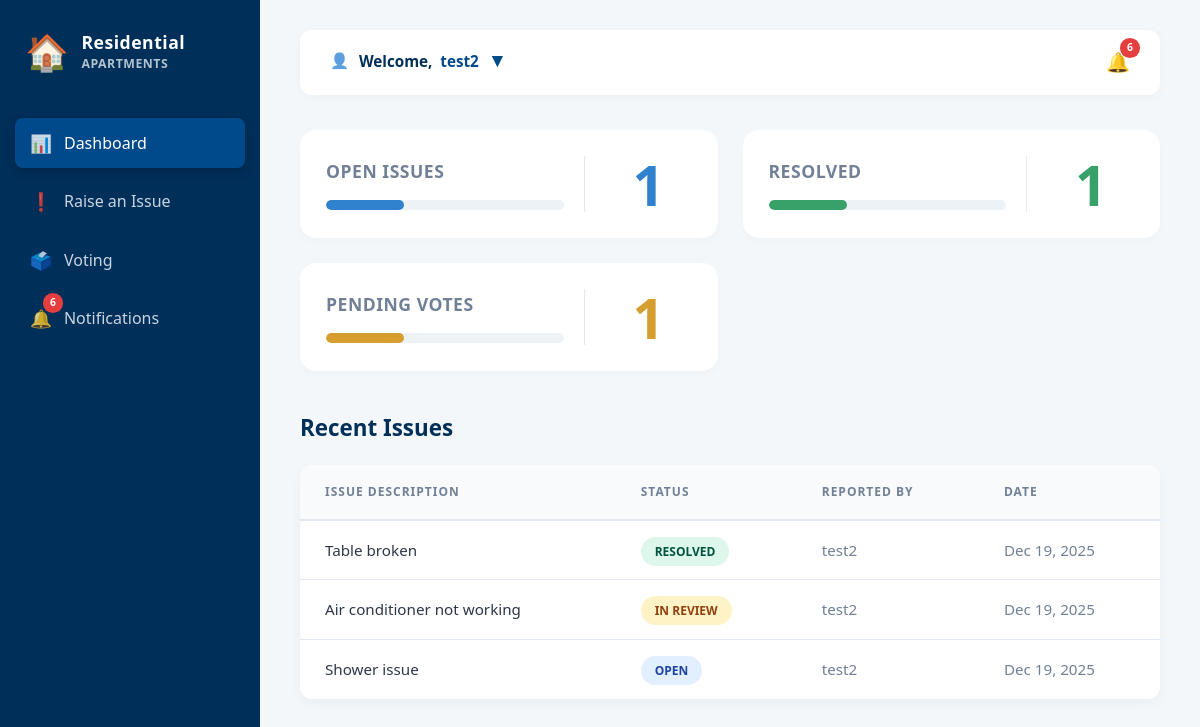
Screenshot of /home/ (signed in) with the database file from the repository.
### app/models.py (models this page shows, shortened)
class UserDetails(models.Model):
    full_name = models.CharField(max_length=200, null=True, blank=True)
    email = models.EmailField(unique=True)
    password = models.CharField(max_length=100)
    flat_number = models.CharField(max_length=100)
    role = models.CharField(max_length=100)
    profile_picture = models.ImageField(upload_to='profile_pics/', null=True, blank=True)

class Issue(models.Model):
    STATUS_CHOICES = [
        ('Open', 'Open'),
        ('In Review', 'In Review'),
        ('Resolved', 'Resolved'),
    ]
    title = models.CharField(max_length=100)
    description = models.TextField()
    status = models.CharField(max_length=20, choices=STATUS_CHOICES, default='Open')
    reported_date = models.DateField(auto_now_add=True)
    reported_by_id = models.ForeignKey(UserDetails, on_delete=models.CASCADE)
    image = models.ImageField(upload_to='issue_images/', blank=True, null=True)

### app/views.py (the view)
# urls.py: 2. Add a URL to urlpatterns:  path('', views.home, name='home')
def home(request):
    user_id = request.session.get('user_id')
    if user_id:
        try:
            user = UserDetails.objects.get(id=user_id)
            open_issues_count = Issue.objects.filter(status='Open', reported_by_id=user).count()
            resolved_issues_count = Issue.objects.filter(status='Resolved', reported_by_id=user).count()
            all_notifications = SiteNotification.objects.all().order_by('-id')[:10]
            recent_issues_queryset = Issue.objects.filter(reported_by_id=user).order_by('-reported_date')[:5]
            recent_issues = list(recent_issues_queryset)
            total_recent = len(recent_issues)
            if total_recent > 0:
                recent_open_count = sum(1 for i in recent_issues if i.status == 'Open')
                recent_resolved_count = sum(1 for i in recent_issues if i.status == 'Resolved')
                recent_in_review_count = sum(1 for i in recent_issues if i.status == 'In Review')
                open_pct = max(int((recent_open_count / total_recent) * 100), 1) if recent_open_count > 0 else 0
                resolved_pct = max(int((recent_resolved_count / total_recent) * 100), 1) if recent_resolved_count > 0 else 0
                in_review_pct = max(int((recent_in_review_count / total_recent) * 100), 1) if recent_in_review_count > 0 else 0
            else:
                recent_open_count = recent_resolved_count = recent_in_review_count = 0
                open_pct = resolved_pct = in_review_pct = 0
            context = {
                'user_full_name': user.full_name or user.email,
                'user_object': user,
                'open_issues_count': open_issues_count,
                'resolved_issues_count': resolved_issues_count,
                'recent_issues': recent_issues,
                'card_open_count': recent_open_count,
                'card_resolved_count': recent_resolved_count,
                'card_pending_count': recent_in_review_count,
                'card_open_pct': open_pct,
                'card_resolved_pct': resolved_pct,
                'card_pending_pct': in_review_pct,
                'notifications': all_notifications,
            }
            return render(request, 'home.html', context)
        except UserDetails.DoesNotExist:
            return redirect('login')
    return redirect('login')

### app/models.py (called while the page is built)
    def time_since_created(self):
        now = timezone.now()
        diff = now - self.created_at
        if diff.days == 0:
            if diff.seconds < 60:
                return f"{diff.seconds} seconds ago"
            elif diff.seconds < 3600:
                return f"{diff.seconds // 60} mins ago"
        elif diff.days == 1:
            return "Yesterday"
        return self.created_at.strftime("%b %d, %Y")

### app/templates/home.html (shortened to what this page needs)
<!DOCTYPE html>
<html lang="en">
<head>
</head>
<body>
    <div class="dashboard-container">
        <aside class="sidebar">
            <div class="logo">
                <span class="logo-icon">🏠</span>
                <div><div>Residential</div><div style="font-size: 0.7em; opacity: 0.7;">APARTMENTS</div></div>
            </div>
            <nav>
                <a href="{% url 'home' %}" class="nav-link active">
                    <span class="nav-icon">📊</span> Dashboard
                </a>
                <a href="{% url 'report-issue' %}" class="nav-link"><span class="nav-icon">❗</span> Raise an Issue</a>
                <a href="#" class="nav-link" onclick="event.preventDefault(); filterByVoting();">
                    <span class="nav-icon">🗳️</span> Voting
                </a>
                <a href="#" class="nav-link" onclick="event.preventDefault(); toggleNotifications();">
                    <span class="nav-icon">🔔</span>
                    {% if notifications|length > 0 %}<span class="notification-badge">{{ notifications|length }}</span>{% endif %}
                    Notifications
                </a>
            </nav>
        </aside>
        <main class="main-content">
            <header class="header">
                <div class="user-profile-container">
                    <div class="header-right-edge">
                        {% if user_object.profile_picture %}
                            <div class="user-profile">
                                <img src="{{ user_object.profile_picture.url }}" alt="Profile" class="user-profile-img">
                                <div class="welcome-text">
                                    Welcome, <span>{{ user_full_name }}</span>
                                    <span style="font-size: 20px;">&nbsp;▾</span>
                                </div>
                            </div>
                        {% else %}
                            <div class="user-profile">
                                <span style="margin-right: 10px; opacity: 0.7;">👤</span>
                                <div class="welcome-text">
                                    Welcome, <span>{{ user_full_name }}</span>
                                    <span style="font-size: 20px;">&nbsp;▾</span>
                                </div>
                            </div>
                        {% endif %}
                    </div>
                </div>
                <div class="header-icons">
                    <span class="header-icon-btn" onclick="toggleNotifications()" style="font-size: 1.2rem; cursor: pointer; position: relative;">
                        🔔 {% if notifications|length > 0 %}<span class="notification-badge" style="top:-10px; right:-10px;">{{ notifications|length }}</span>{% endif %}
                    </span>
                </div>
            </header>
            <div class="summary-cards">
                <div class="card">
                    <div class="card-body-flex">
                        <div class="card-left">
                            <h2 class="card-title-h2">Open Issues</h2>
                            <div class="progress-track"><div class="progress-fill" style="width: {{ card_open_pct }}%; background-color: var(--blue-badge);"></div></div>
                        </div>
                        <div class="card-right"><div class="card-count-huge" style="color: var(--blue-badge);">{{ card_open_count }}</div></div>
                    </div>
                </div>
                <div class="card">
                    <div class="card-body-flex">
                        <div class="card-left">
                            <h2 class="card-title-h2">Resolved</h2>
                            <div class="progress-track"><div class="progress-fill" style="width: {{ card_resolved_pct }}%; background-color: var(--green-badge);"></div></div>
                        </div>
                        <div class="card-right"><div class="card-count-huge" style="color: var(--green-badge);">{{ card_resolved_count }}</div></div>
                    </div>
                </div>
                <div class="card">
                    <div class="card-body-flex">
                        <div class="card-left">
                            <h2 class="card-title-h2">Pending Votes</h2>
                            <div class="progress-track"><div class="progress-fill" style="width: {{ card_pending_pct }}%; background-color: var(--orange-badge);"></div></div>
                        </div>
                        <div class="card-right"><div class="card-count-huge" style="color: var(--orange-badge);">{{ card_pending_count }}</div></div>
                    </div>
                </div>
            </div>
            <section class="recent-issues-section">
                <h2>Recent Issues</h2>
                <div class="issues-table">
                    <table>
                        <thead>
                            <tr><th>Issue Description</th><th>Status</th><th>Reported By</th><th>Date</th></tr>
                        </thead>
                        <tbody>
                            {% for issue in recent_issues %}
                            <tr onclick="window.location='{% url 'issue_details' issue.id %}'" style="cursor: pointer;">
                                <td style="font-weight: 500;">{{ issue.title }}</td>
                                <td>
                                    <span class="status-pill" style="
                                        {% if issue.status == 'Resolved' %} background-color: #def7ec; color: #03543f;
                                        {% elif issue.status == 'In Review' %} background-color: #fef3c7; color: #92400e;
                                        {% else %} background-color: #e1effe; color: #1e429f; {% endif %}">
                                        {{ issue.status }}
                                    </span>
                                </td>
                                <td style="color: var(--text-light);">{{ issue.reported_by_id.full_name|default:issue.reported_by_id.email }}</td>
                                <td style="color: var(--text-light);">{{ issue.reported_date|date:"M d, Y" }}</td>
                            </tr>
                            {% empty %}
                            <tr><td colspan="4" style="text-align: center; padding: 40px; color: var(--text-light);">No issues reported yet.</td></tr>
                            {% endfor %}
                        </tbody>
                    </table>
                </div>
            </section>
        </main>
    </div>
</body>
</html>

### app/templates/home.html (style rules this page uses)
:root { --primary-color: #004a8b; --secondary-color: #002f5a; --background-color: #f4f7fa; --card-bg: white; --text-color: #2d3748; --text-light: #718096; --border-color: #e2e8f0; --blue-badge: #3182ce; --green-badge: #38a169; --orange-badge: #d69e2e; --notification-count-bg: #e53e3e; --transition-speed: 0.3s; }
body { font-family: 'Segoe UI', system-ui, -apple-system, sans-serif; margin: 0; padding: 0; background-color: var(--background-color); color: var(--text-color); line-height: 1.5; }
.dashboard-container { display: flex; min-height: 100vh; }
.sidebar { width: 260px; background-color: var(--secondary-color); color: white; padding: 25px 15px; box-sizing: border-box; flex-shrink: 0; }
.logo { font-size: 1.1em; font-weight: 700; margin-bottom: 40px; padding-left: 10px; display: flex; align-items: center; letter-spacing: 0.5px; }
.logo-icon { margin-right: 12px; font-size: 2.0em; }
.nav-link { display: flex; align-items: center; padding: 12px 15px; color: #cbd5e0; text-decoration: none; margin-bottom: 8px; border-radius: 8px; transition: all var(--transition-speed); position: relative; }
.nav-link.active { color: white; background-color: var(--primary-color); box-shadow: 0 4px 12px rgba(0,0,0,0.2); }
.nav-icon { margin-right: 12px; font-size: 1.1em; opacity: 0.8; }
.main-content { flex-grow: 1; padding: 30px 40px; }
.header { display: flex; justify-content: space-between; align-items: center; background-color: var(--card-bg); padding: 15px 30px; border-radius: 12px; box-shadow: 0 2px 10px rgba(0,0,0,0.03); margin-bottom: 35px; }
.user-profile-container { position: relative; padding-bottom: 5px; cursor: pointer; }
.user-profile { display: flex; align-items: center; font-weight: 500; font-size: 0.95rem; }
.welcome-text span { color: var(--primary-color); font-weight: 600; margin-left: 4px; }
.summary-cards { display: grid; grid-template-columns: repeat(auto-fit, minmax(300px, 1fr)); gap: 25px; margin-bottom: 40px; }
.card { background-color: var(--card-bg); padding: 25px; border-radius: 16px; box-shadow: 0 4px 6px rgba(0,0,0,0.02); transition: all 0.3s cubic-bezier(0.165, 0.84, 0.44, 1); border: 1px solid transparent; }
.card-body-flex { display: flex; align-items: stretch; gap: 20px; }
.card-left { flex: 0 0 65%; display: flex; flex-direction: column; justify-content: center; }
.card-right { flex: 0 0 35%; display: flex; align-items: center; justify-content: center; border-left: 1px solid var(--border-color); }
.card-title-h2 { font-size: 1.1em; font-weight: 600; color: var(--text-light); margin: 0 0 15px 0; text-transform: uppercase; letter-spacing: 0.5px; }
.card-count-huge { font-size: 3.5em; font-weight: 800; line-height: 1; }
.progress-track { height: 10px; width: 100%; background-color: #edf2f7; border-radius: 20px; overflow: hidden; }
.progress-fill { height: 100%; border-radius: 20px; transition: width 1s cubic-bezier(0.1, 0, 0.1, 1); }
.recent-issues-section h2 { font-size: 1.4em; margin-bottom: 20px; font-weight: 700; color: var(--secondary-color); }
.issues-table { background-color: var(--card-bg); border-radius: 12px; box-shadow: 0 4px 12px rgba(0,0,0,0.04); overflow: hidden; }
table { width: 100%; border-collapse: collapse; }
.issues-table thead { background-color: #f8fafc; border-bottom: 2px solid var(--border-color); }
.issues-table th { padding: 18px 25px; text-align: left; color: var(--text-light); font-weight: 700; text-transform: uppercase; font-size: 0.75rem; letter-spacing: 1px; }
.issues-table td { padding: 18px 25px; border-bottom: 1px solid var(--border-color); font-size: 0.95rem; transition: background 0.2s; }
.issues-table tr:last-child td { border-bottom: none; }
.status-pill { padding: 6px 14px; border-radius: 30px; font-size: 0.75rem; font-weight: 700; text-transform: uppercase; }
.notification-badge { background: var(--notification-count-bg); color: white; border-radius: 50%; padding: 2px 7px; font-size: 0.65rem; position: absolute; top: 0px; right: 182px; font-weight: bold; }
.user-profile { display: flex; align-items: center; cursor: pointer; }
.welcome-text { font-weight: 600; color: var(--secondary-color); }

### rows the page displays
UserDetails: full_name "test2"
Issue: title "Table broken", status "RESOLVED", reported_by_id.full_name "test2", reported_date "Dec 19, 2025"
Issue: title "Air conditioner not working", status "IN REVIEW", reported_by_id.full_name "test2", reported_date "Dec 19, 2025"
Issue: title "Shower issue", status "OPEN", reported_by_id.full_name "test2", reported_date "Dec 19, 2025"

### other values shown
{{ notifications|length }} "6"
{{ card_open_count }} "1"
{{ card_resolved_count }} "1"
{{ card_pending_count }} "1"
